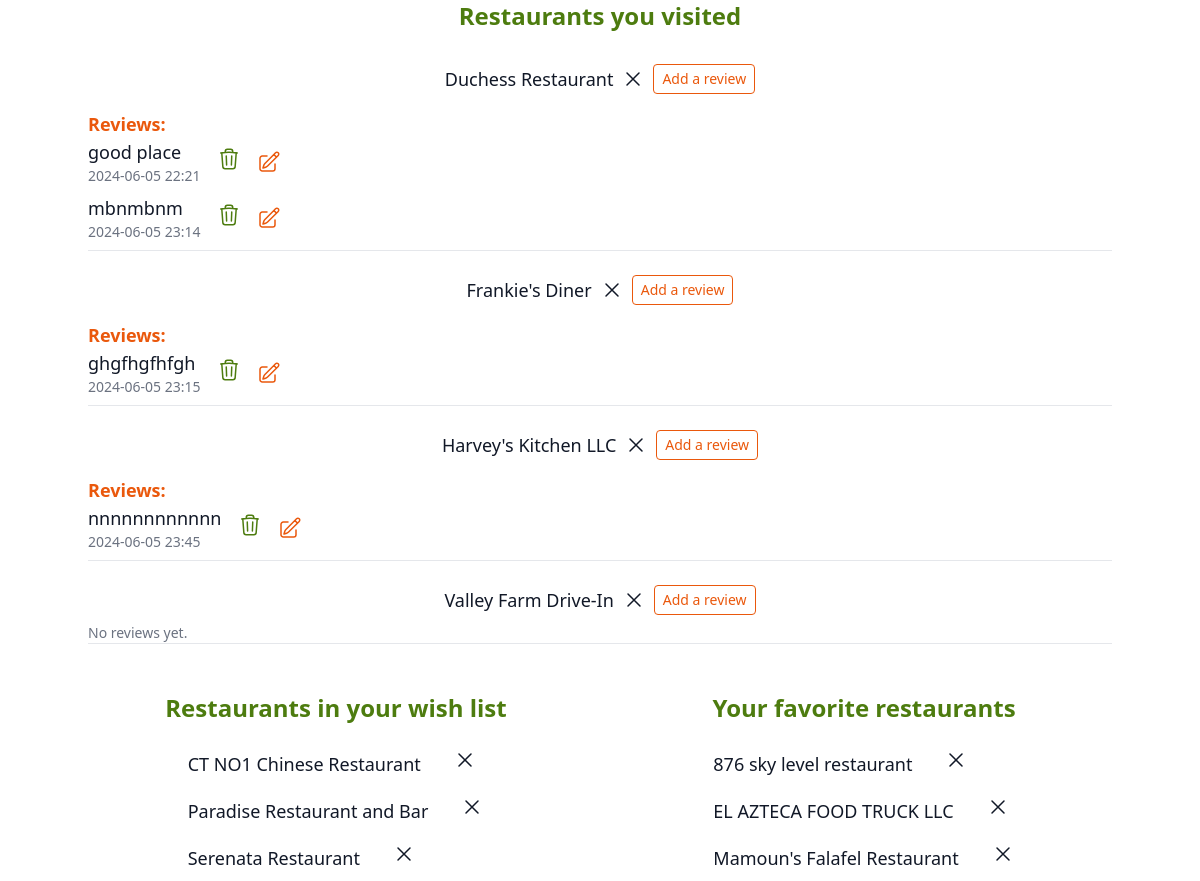
The app's page /my_lists/1 with its own data.
### models.py (models this page shows)
class VisitedRestaurants(db.Model):
    __tablename__ = "visited_restaurants"
    id = db.Column(
        db.Integer,
        primary_key=True
    )
    user_id = db.Column(
        db.Integer,
        db.ForeignKey('users.id', ondelete='cascade')
    )
    restaurant_id = db.Column(
        db.Integer,
        db.ForeignKey('restaurants.id', ondelete='cascade')
    )
    restaurant = db.relationship('Restaurant', backref='visited_by')

class Restaurant(db.Model):
    __tablename__ = 'restaurants'
    id = db.Column(
        db.Integer,
        primary_key=True
    )
    name = db.Column(
        db.Text,
        nullable=False,
    )
    address = db.Column(
        db.Text,
    )
    photos = db.Column(
        db.Text,
    )
    reviews = db.relationship('Review', backref= 'restaurant')
    __table_args__ = (db.UniqueConstraint('name', 'address', name='_name_address_uc'),)

class Review(db.Model):
    __tablename__ = 'reviews'
    id = db.Column(
        db.Integer,
        primary_key=True
    )
    user_id = db.Column(
        db.Integer,
        db.ForeignKey('users.id', ondelete='cascade'),
        nullable = False
    )
    restaurant_id = db.Column(
        db.Integer,
        db.ForeignKey('restaurants.id', ondelete='cascade')
    )
    content = db.Column(
        db.Text,
        nullable = False
    )
    timestamp = db.Column(
        MyDateTime,
        nullable=False,
        default=datetime.now,
    )

class WishlistRestaurants(db.Model):
    __tablename__ = 'wishlist_restaurants'
    id = db.Column(
        db.Integer,
        primary_key=True
    )
    user_id = db.Column(
        db.Integer,
        db.ForeignKey('users.id', ondelete='cascade')
    )
    restaurant_id = db.Column(
        db.Integer,
        db.ForeignKey('restaurants.id', ondelete='cascade')
    )
    restaurant = db.relationship('Restaurant', backref='wishlisted_by')

class Favorites(db.Model):
    __tablename__ = 'favorites'
    id = db.Column(
        db.Integer,
        primary_key=True
    )
    user_id = db.Column(
        db.Integer,
        db.ForeignKey('users.id', ondelete='cascade')
    )
    restaurant_id = db.Column(
        db.Integer,
        db.ForeignKey('restaurants.id', ondelete='cascade'),
    )
    restaurant = db.relationship('Restaurant', backref='favorited_by')

### app.py (the view)
@app.route('/my_lists/<int:user_id>')
def show_my_lists(user_id):
    user = User.query.get_or_404(user_id)
    favorites = Favorites.query.filter_by(user_id=user.id).all()
    wishlisted = WishlistRestaurants.query.filter_by(user_id=user.id).all()
    visited = VisitedRestaurants.query.filter_by(user_id=user.id).all()
    review_form = ReviewForm()
    visited_with_reviews = [(visit, Review.query.filter_by(user_id=user.id, restaurant_id=visit.restaurant_id).all()) for visit in visited]
    return render_template("page_my_lists.html", user = user, favorites = favorites, visited = visited, wishlisted = wishlisted, visited_with_reviews=visited_with_reviews, review_form = review_form)

### app.py (called while the page is built)
@app.before_request
def add_user_to_g():
    if CURR_USER_KEY in session:
        g.user = User.query.get(session[CURR_USER_KEY])
    else:
        g.user = None

@app.after_request
def add_header(req):
    req.headers["Cache-Control"] = "no-cache, no-store, must-revalidate"
    req.headers["Pragma"] = "no-cache"
    req.headers["Expires"] = "0"
    req.headers['Cache-Control'] = 'public, max-age=0'
    return req

### templates/page_my_lists.html (shortened to what this page needs)
{% extends "base.html" %} {% block content %}
<div class="max-w-5xl mx-auto">
<div class="w-full">
  {% if visited %}
  <div class="mx-auto w-full inline-flex items-center flex-col">
    <h3 class="text-2xl font-bold text-lime-700 mb-4">
      Restaurants you visited
    </h3>
    <ul class="w-full">
      {% for visit, reviews in visited_with_reviews %}
      <li class="text-lg font-medium text-gray-900 flex flex-col py-2">
        <div class="flex space-x-2 items-center justify-center">
          <p class="">{{ visit.restaurant.name }}</p>
 <form
 action="{{ url_for('delete_visited', restaurant_id=visit.restaurant.id) }}"
 method="POST"
 class="flex items-center"
>
 <button type="submit" class="bg-transparent border-0">
   <svg xmlns="http://www.w3.org/2000/svg" fill="none" viewBox="0 0 24 24" stroke-width="1.5" stroke="currentColor" class="size-6">
     <path stroke-linecap="round" stroke-linejoin="round" d="M6 18 18 6M6 6l12 12" />
   </svg>
 </button>
</form>
        <button type="button"
        id="add-review-btn-{{ visit.restaurant.id }}"
        class="w-3/2 self-center my-2 bg-white border border-orange-600 text-orange-600 text-sm  font-medium py-1 px-2 rounded focus:outline-none focus:shadow-outline">
        Add a review
    </button>
          </div>
        {% if reviews %}
        <div class="reviews mt-2">
          <h4 class="text-medium font-semibold text-orange-600">Reviews:</h4>
          {% for review in reviews %}
          <div class="review mb-2 flex space-x-4 items-center">
            <div class="review-name-content">
              <p class="review-content">{{ review.content }}</p>
            <p class="review-timestamp text-sm text-gray-500">{{ review.timestamp.strftime('%Y-%m-%d %H:%M') }}</p>
            </div>
 <form action="{{ url_for('delete_review', review_id=review.id) }}" method="POST">
 <button type="submit" class="bg-transparent border-0">
 </button>
</form>
<button type="button" id="edit-review-btn-{{ review.id }}" class="bg-transparent border-0">
</button>
          </div>
          {% endfor %}
        </div>
        {% else %}
        <p class="no-reviews text-sm text-gray-500">No reviews yet.</p>
        {% endif %}
        <hr />
      </li>
      {% endfor %}
    </ul>
  </div>
  {% endif %}
</div>
<div class="flex space-x-8 mt-10">
<div class="w-full ">
  {% if wishlisted %}
  <div class="mx-auto w-full inline-flex items-center flex-col">
    <h3 class="text-2xl font-bold text-lime-700 mb-4">
      Restaurants in your wish list
    </h3>
    <ul class="">
      {% for wish in wishlisted %}
      <li class="text-lg font-medium text-gray-900 flex items-center py-2">
        {{ wish.restaurant.name }}
        <div
          class="svg-elements flex space-x-2 items-center justify-center ml-8"
        >
          <form
            action="{{ url_for('delete_wishlist', restaurant_id=wish.restaurant.id) }}"
            method="POST"
          >
            <button type="submit" class="bg-transparent border-0">
              <svg xmlns="http://www.w3.org/2000/svg" fill="none" viewBox="0 0 24 24" stroke-width="1.5" stroke="currentColor" class="size-6">
                <path stroke-linecap="round" stroke-linejoin="round" d="M6 18 18 6M6 6l12 12" />
              </svg>
            </button>
          </form>
        </div>
      </li>
      {% endfor %}
    </ul>
  </div>
  {% endif %}
</div>
<div class="w-full">
  {% if favorites %}
  <div class="mx-auto w-full inline-flex items-center flex-col">
    <h3 class="text-2xl font-bold text-lime-700 mb-4">
      Your favorite restaurants
    </h3>
    <ul class="">
      {% for fav in favorites %}
      <li class="text-lg font-medium text-gray-900 flex items-center py-2">
        {{fav.restaurant.name}}
        <div
          class="svg-elements flex space-x-2 items-center justify-center ml-8"
        >
          <form
            action="{{ url_for('delete_favorite', restaurant_id=fav.restaurant.id) }}"
            method="POST"
          >
            <button type="submit" class="bg-transparent border-0">
              <svg xmlns="http://www.w3.org/2000/svg" fill="none" viewBox="0 0 24 24" stroke-width="1.5" stroke="currentColor" class="size-6">
                <path stroke-linecap="round" stroke-linejoin="round" d="M6 18 18 6M6 6l12 12" />
              </svg>
            </button>
          </form>
        </div>
      </li>
      {% endfor %}
    </ul>
  </div>
  {% endif %}
</div>
</div>
</div>
{% endblock %}

### records on screen
VisitedRestaurants: restaurant.name "Duchess Restaurant"
Review: content "good place", timestamp "2024-06-05 22:21"
Review: content "mbnmbnm", timestamp "2024-06-05 23:14"
VisitedRestaurants: restaurant.name "Frankie's Diner"
Review: content "ghgfhgfhfgh", timestamp "2024-06-05 23:15"
VisitedRestaurants: restaurant.name "Harvey's Kitchen LLC"
Review: content "nnnnnnnnnnnn", timestamp "2024-06-05 23:45"
VisitedRestaurants: restaurant.name "Valley Farm Drive-In", shows "No reviews yet."
WishlistRestaurants: restaurant.name "CT NO1 Chinese Restaurant"
WishlistRestaurants: restaurant.name "Paradise Restaurant and Bar"
WishlistRestaurants: restaurant.name "Serenata Restaurant"
Favorites: restaurant.name "876 sky level restaurant"
Favorites: restaurant.name "EL AZTECA FOOD TRUCK LLC"
Favorites: restaurant.name "Mamoun's Falafel Restaurant"
